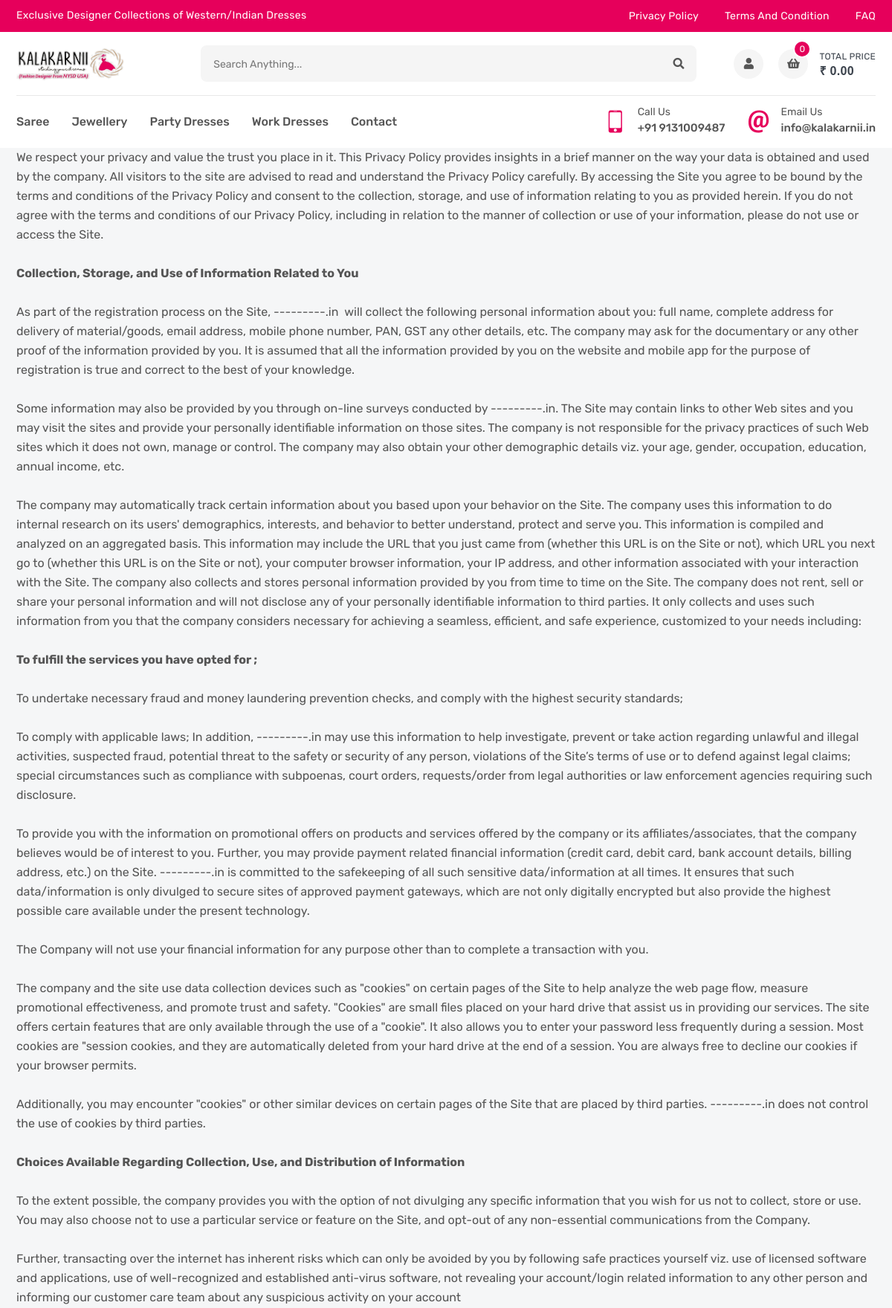
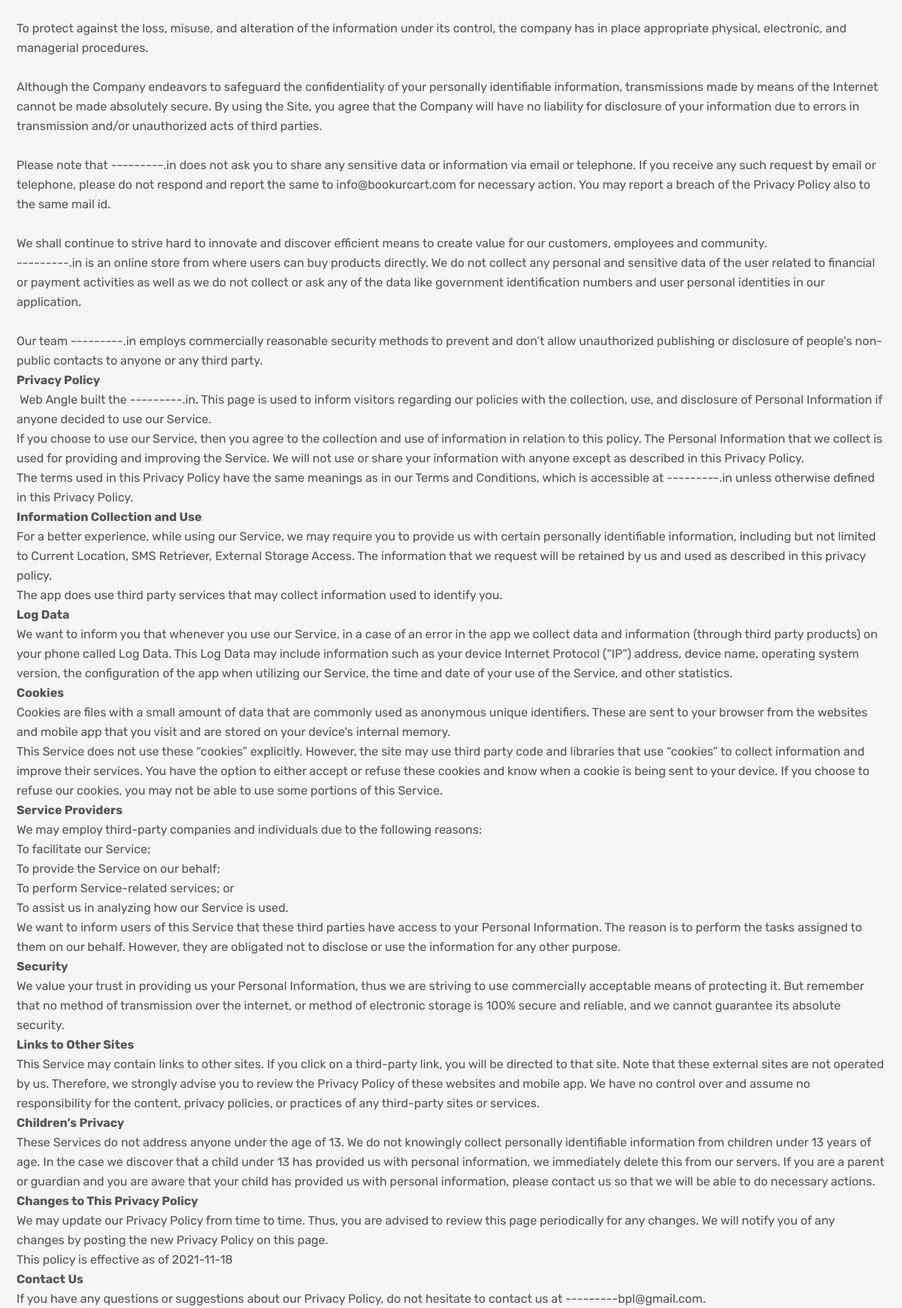
Screenshot of /privacy-policy (upper part) with the database file from the repository (2 pictures, top to bottom).
### tables this page shows
CREATE TABLE `tbl_category` (
  `category_id` int(100) NOT NULL,
  `cat_name` varchar(100) NOT NULL,
  `image` varchar(100) NOT NULL,
  `create_date` datetime NOT NULL DEFAULT current_timestamp(),
  `update_date` datetime DEFAULT NULL,
  `status` enum('0','1') NOT NULL COMMENT '0-yes,1-no'
);

CREATE TABLE `tbl_privacypolicy` (
  `ppid` int(11) NOT NULL,
  `create_date` datetime NOT NULL DEFAULT current_timestamp(),
  `particulars` text NOT NULL
);

### application/controllers/Web.php (called while the page is built, shortened)
<?php
class Web extends CI_Controller
{
    public function privacypolicy()
    {
        $data['category'] = $this->CommonModal->getRowByMoreIdInOrder('category', array('status' => '0'), 'category_id', 'desc');
        $data['contactdetails'] = $this->CommonModal->getRowById('contactdetails', 'cid', '1');
        $data['logo'] = 'assets/logo.png';
        $data['project_name'] = 'Kalakarnii | Stiching your dreams';
        $data['title'] = 'Privacy Policy';
        $data['privacypolicy'] = $this->CommonModal->getAllRows('privacypolicy');
        $this->load->view('privacypolicy', $data);
    }
}

### index.php (called while the page is built, shortened)
<?php
require_once BASEPATH.'core/CodeIgniter.php';

### application/helpers/common_helper.php (called while the page is built, shortened)
<?php if (!defined('BASEPATH')) exit('No direct script access allowed');
function sessionId($id)
{
	$ci = &get_instance();
	return $ci->session->userdata($id);
}

### application/models/CommonModal.php (called while the page is built, shortened)
<?php
class CommonModal extends CI_Model
{
	public function getAllRows($table)
	{
		$get = $this->db->select()
			->from($table)
			->get();
		if ($get->num_rows() > 0) {
			return $get->result_array();
		} else {
			return false;
		}
	}
	public function getRowByMoreIdInOrder($table, $where, $orderColumn, $type)
    {
    	$get = $this->db->select()
    		->from($table)
    		->where($where)
    		->order_by($orderColumn, $type)
    		->get();
    	if ($get->num_rows() > 0) {
    		return $get->result_array();
    	} else {
    		return false;
    	}
    }
}

### application/views/privacypolicy.php (the view, shortened to what this page needs)
<?php include('includes/head.php'); ?>
<div id="canvas">
    <div id="box_wrapper">
        <?php include('includes/menu.php'); ?>
        <div class="ls ls page-about">
            <div class="container">
                <div class="row">
                    <div class="col-lg-12 col-md-12">
                        <div class="content-block__01">
                            <?php
                            if (!empty($privacypolicy)) {
                                foreach ($privacypolicy as $row) {
                            ?>
                                    <?= $row['particulars']; ?>
                            <?php
                                }
                            }
                            ?>
                        </div>
                    </div>
                </div>
            </div>
        </div>
    </div>
</div>
</body>
</html>

### application/views/includes/menu.php (shortened to what this page needs)
<div class="header-top">
    <div class="container">
        <div class="row">
            <div class="col-md-12 col-lg-5">
                <div class="header-top-welcome">
                    <p>Exclusive Designer Collections of Western/Indian Dresses</p>
                </div>
            </div>
            <div class="col-md-5 col-lg-3">
            </div>
            <div class="col-md-7 col-lg-4">
                <ul class="header-top-list">
                    <li><a href="<?= base_url('privacy-policy') ?>">Privacy Policy</a></li>
                    <li><a href="<?= base_url('term-and-condition') ?>">Terms and condition</a></li>
                    <li><a href="<?= base_url('faq') ?>">FAQ</a></li>
                </ul>
            </div>
        </div>
    </div>
</div>
<header class="header-part">
    <div class="container">
        <div class="header-content">
            <a href="<?= base_url() ?>" class="header-logo"><img src="<?= base_url() ?>assets/img/logo.PNG"
                    alt="logo" /></a>
            <form class="header-form">
                <input type="text" placeholder="Search anything..." /><button>
                    <i class="fas fa-search"></i>
                </button>
            </form>
            <div class="header-widget-group">
                <a href="<?= base_url() . ((sessionId('login_user_id')) ? 'my-orders' : 'login') ?>"
                    class="header-widget" title="<?= ((sessionId('login_user_id')) ? 'My-profile' : 'Login') ?>"><i
                        class="fas fa-user"></i></a><button class="header-widget header-cart" title="Cartlist">
                    <i class="fas fa-shopping-basket"></i><sup class="totalitem">
                        <?= $this->cart->total_items(); ?>
                    </sup><span>total price<small class="totalamount">₹
                            <?php echo $this->cart->format_number($this->cart->total()); ?>
                        </small></span>
                </button>
            </div>
        </div>
    </div>
</header>
<nav class="navbar-part">
    <div class="container">
        <div class="row">
            <div class="col-lg-12">
                <div class="navbar-content">
                    <ul class="navbar-list">
                        <?php
                        if (!empty($category)) {
                            foreach ($category as $row) {
                                ?>
                                <li class="navbar-item dropdown">
                                    <a class="navbar-link" href="<?= base_url('type/' . $row['category_id']) ?>">
                                        <?= $row['cat_name']; ?>
                                    </a>
                                </li>
                                <?php
                            }
                        }
                        ?>
                        <li class="navbar-item dropdown">
                            <a class="navbar-link" href="<?= base_url('contact') ?>">Contact</a>
                        </li>
                    </ul>
                    <div class="navbar-info-group">
                        <a href="tel:9131009487" class="navbar-info">
                            <i class="icofont-ui-touch-phone"></i>
                            <p><small>call us</small><span>+91 9131009487</span></p>
                        </a>
                        <a href="mailto:info@kalakarnii.in" class="navbar-info">
                            <i class="icofont-ui-email"></i>
                            <p><small>email us</small><span>info@kalakarnii.in</span></p>
                        </a>
                    </div>
                </div>
            </div>
        </div>
    </div>
</nav>

### rows the page displays
tbl_category: cat_name "Saree"
tbl_category: cat_name "Jewellery"
tbl_category: cat_name "Party Dresses"
tbl_category: cat_name "Work Dresses"
tbl_privacypolicy: particulars "We respect your privacy and value the trust you place in it. This Privacy Policy provides insights in a brief manner on the way your data is obtained and used by the company. All visitors to the site are advised to read and understand the Privacy Policy carefully. By accessing the Site you agree to be bound by the terms and conditions of the Privacy Policy and consent to the collection, storage, and use of information relating to you as provided herein. If you do not agree with the terms and conditions of our Privacy Policy, including in relation to the manner of collection or use of your information, please do not use or access the Site. Collection, Storage, and Use of Information Related…"

### other values shown
$this->cart->total_items() "0"
$this->cart->format_number($this->cart->total()) "0.00"
